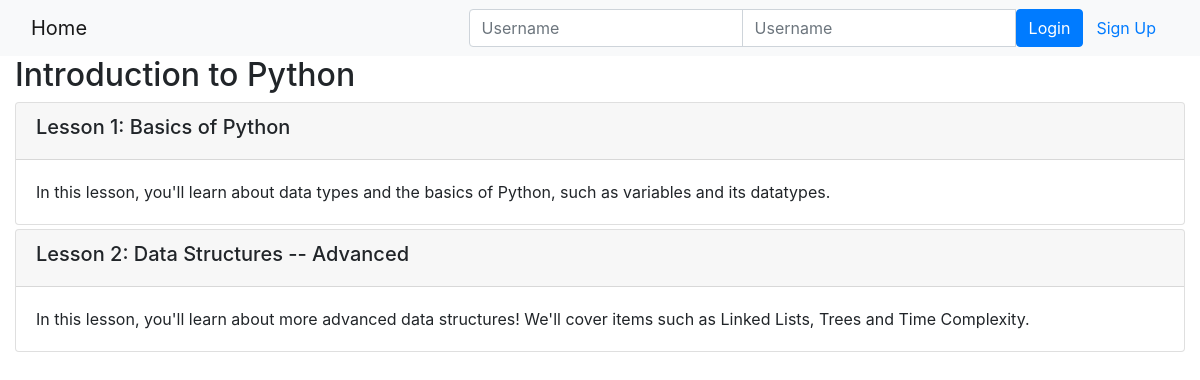
Page /onlinecourse/1/ on the committed database.
### onlinecourse/models.py (models this page shows, shortened)
class Course(models.Model):
    name = models.CharField(null=False, max_length=30, default='online course')
    image = models.ImageField(upload_to='course_images/')
    description = models.CharField(max_length=1000)
    pub_date = models.DateField(null=True)
    instructors = models.ManyToManyField(Instructor)
    users = models.ManyToManyField(
        settings.AUTH_USER_MODEL, through='Enrollment')
    total_enrollment = models.IntegerField(default=0)
    is_enrolled = False

class Lesson(models.Model):
    title = models.CharField(max_length=200, default="title")
    order = models.IntegerField(default=0)
    course = models.ForeignKey(Course, on_delete=models.CASCADE)
    content = models.TextField()

### onlinecourse/views.py (the view)
# urls.py: path('<int:pk>/', views.CourseDetailView.as_view(), name='course_details'),
class CourseDetailView(generic.DetailView):
    model = Course
    template_name = 'onlinecourse/course_detail_bootstrap.html'

### onlinecourse/templates/onlinecourse/course_detail_bootstrap.html (shortened to what this page needs)
<!DOCTYPE html>
<html lang="en">
  <head>
    {% load static %}
    <link
      rel="stylesheet"
      href="https://maxcdn.bootstrapcdn.com/bootstrap/4.5.2/css/bootstrap.min.css"
    />
  </head>
  <body>
    <nav class="navbar navbar-light bg-light">
      <div class="container-fluid">
        <div class="navbar-header">
          <a class="navbar-brand" href="{% url 'onlinecourse:index' %}">Home</a>
        </div>
        <ul class="nav navbar-nav navbar-right">
          {% if user.is_authenticated %}
          <li>
            <a class="btn btn-link" href="#"
              >{{ user.first_name }}({{ user.username }})</a
            >
            <a class="btn btn-link" href="{% url 'onlinecourse:logout' %}"
              >Logout</a
            >
          </li>
          {% else %}
          <li>
            <form
              class="form-inline"
              action="{% url 'onlinecourse:login' %}"
              method="post"
            >
              <div class="input-group">
                <input
                  type="text"
                  class="form-control"
                  placeholder="Username"
                  name="username"
                />
                <input
                  type="password"
                  class="form-control"
                  placeholder="Username"
                  name="psw"
                />
                <button class="btn btn-primary" type="submit">Login</button>
                <a
                  class="btn btn-link"
                  href="{% url 'onlinecourse:registration' %}"
                  >Sign Up</a
                >
              </div>
            </form>
          </li>
          {% endif %}
        </ul>
      </div>
    </nav>
    <div class="container-fluid">
      <h2>{{ course.name }}</h2>
      <div class="card-columns-vertical">
        {% for lesson in course.lesson_set.all %}
        <div class="card mt-1">
          <div class="card-header">
            <h5>Lesson {{lesson.order|add:1}}: {{lesson.title}}</h5>
          </div>
          <div class="card-body">{{lesson.content}}</div>
        </div>
        {% endfor %}
      </div>
    </div>
  </body>
</html>

### rows in the picture
Course: name "Introduction to Python"
Lesson: order|add "1", title "Basics of Python", content "In this lesson, you'll learn about data types and the basics of Python, such as variables and its datatypes."
Lesson: order|add "2", title "Data Structures -- Advanced", content "In this lesson, you'll learn about more advanced data structures! We'll cover items such as Linked Lists, Trees and Time Complexity."
